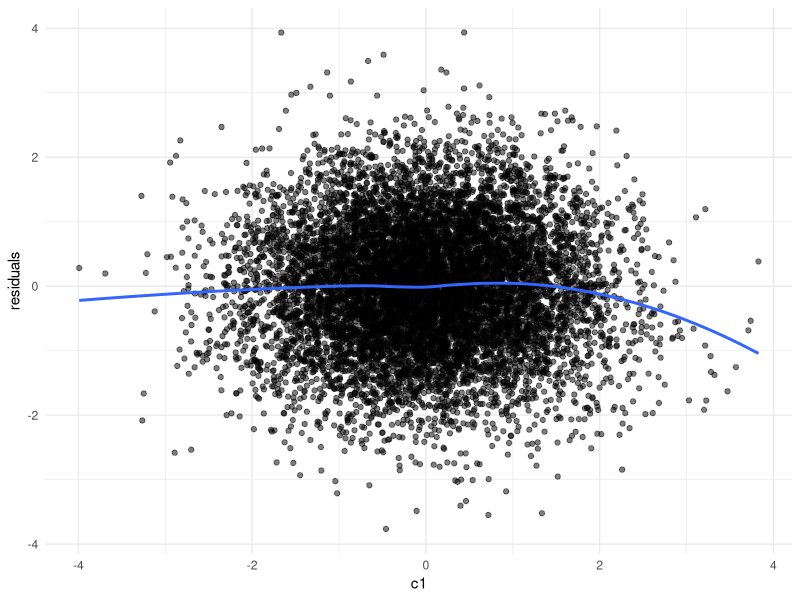

Source code (R): (Note: this script raises an error after producing the figure.)
# reproducibility
set.seed(427) 

# load required libraries
library(mvtnorm)
library(psych)                                             # for descriptives
library(lavaan)                                            # for fitting CLPM
library(tidyverse)

### CLPM parameters ###
N <- 100000                                                # number of people
T <- 5                                                     # number of time points

ax <- 0.25                                                 # effect of X_(t-1) on X_t
ay <- 0.25                                                 # effect of Y_(t-1) on Y_t
bx <- 0.10                                                 # effect of Y_(t-1) on X_t
by <- 0.10                                                 # effect of X_(t-1) on Y_t
rho <- 0.30                                                # residual correlation of innovations
                                                          
# create the path matrix A from these effects
A <- matrix(c(ax, by, 
              bx, ay), 
            nrow = 2, byrow = TRUE)

### confounder parameters ###
k_lin <- 3                                                 # number of "linear" confounders (baseline C1..C3)

# baseline linear effects of confounders on X_t and Y_t
gamma_x_lin <- c(0.30, 0.20, 0.10)                         # effect of confounders on X_t
gamma_y_lin <- c(0.30, 0.20, 0.10)                         # effect of confounders on Y_t

# cutoff for plateau effect
thr <- 1                                                   # cutoff threshold for confounders (in SD units)

# effect of the "excess above the threshold" on X and Y
gamma_x_cut <- -gamma_x_lin                                # plateau for X above threshold
gamma_y_cut <- -gamma_y_lin                                # plateau for Y above threshold

# total number of confounder variables (C and cutoff versions)
k <- k_lin * 2                                             

# simulate exogenous linear confounders
Psi_base <- diag(rep(1, k_lin))                            
U_lin <- rmvnorm(N, 
                 mean  = rep(0, k_lin),                    
                 sigma = Psi_base)                         

colnames(U_lin) <- paste0("c", 1:k_lin)                    # C1, C2, C3

# cutoff confounders: H_j = max(C_j - thr, 0)
U_cut <- pmax(U_lin - thr, 0)
colnames(U_cut) <- paste0("c", 1:k_lin, "_cut")

# combine linear and cutoff confounders into one matrix U
U <- cbind(U_lin, U_cut)                                   # N x k, where k = 2 * k_lin

# empirical varcov matrix
Psi <- cov(U)

# effect vectors including cutoff effects
# order: (C1, C2, C3, H1, H2, H3)
gamma_x <- c(gamma_x_lin, gamma_x_cut)
gamma_y <- c(gamma_y_lin, gamma_y_cut)

### RANDOM WALK FOR BETA_t WITH SHRINKAGE TOWARD B0 ###

# baseline 2 x k effect matrix from all confounders to (X, Y)
B0 <- rbind(gamma_x, gamma_y)                              # 2 x k

# RW mean vector for each coefficient (trend); here zero
RW_mean <- matrix(0, nrow = 2, ncol = k)

# random walk sd and shrinkage toward B0
rw_sd  <- 0.03                                             # step variability
shrink <- 0.10                                             # pull toward B0

Beta_list <- vector("list", T)
Beta_list[[1]] <- B0

# create random walk with shrinkage toward B0
for(t in 2:T){

  # random walk step with mean vector
  step <- matrix(
    rnorm(length(B0), mean = as.vector(RW_mean), sd = rw_sd),
    nrow = 2
  )

  B_prev <- Beta_list[[t-1]]

  # RW step + shrinkage toward B0
  B_new <- B_prev + step + shrink * (B0 - B_prev)

  Beta_list[[t]] <- B_new
}

### varcov matrices ###

# want variance of each variable to be 1
S_target <- diag(2)

# variance contributed by confounders over time:
# S_U_t = B_t * Psi * B_t'
S_U_list <- lapply(Beta_list, function(Bt) Bt %*% Psi %*% t(Bt))
S_U  <- Reduce("+", S_U_list) / length(S_U_list)           # mean across time

# find covariance c between X and Y needed for target residual correlation rho
find_c <- function(A, S_U, rho) {

  f <- function(c) {

    # target stationary covariance of (X_t, Y_t)
    S_target_c <- matrix(c(1, c,
                           c, 1),
                         nrow = 2, byrow = TRUE)
    
    # dynamic part variance
    S_dyn_c <- S_target_c - S_U
    
    # innovation covariance matrix under stationarity
    Sigma_e_c <- S_dyn_c - t(A) %*% S_dyn_c %*% A
    
    # correlation of innovations
    v1 <- Sigma_e_c[1, 1]
    v2 <- Sigma_e_c[2, 2]
    cov12 <- Sigma_e_c[1, 2]
    corr_e <- cov12 / sqrt(v1 * v2)
    
    corr_e - rho
  }

  uniroot(f, interval = c(-0.99, 0.99))$root
}

# required covariance between X and Y
c_stat <- find_c(A, S_U, rho)

# stationary covariance of (X, Y)
S_target <- matrix(c(1, c_stat,
                     c_stat, 1),
                   nrow = 2, byrow = TRUE)

# variance by the dynamic process:
S_dyn <- S_target - S_U
S_dyn <- (S_dyn + t(S_dyn))/2                             # symmetrise

# check positive semidefinite
eS <- eigen(S_dyn)$values
eS[eS < 1e-10]

# innovation covariance matrix
Sigma_e <- S_dyn - t(A) %*% S_dyn %*% A
Sigma_e <- (Sigma_e + t(Sigma_e))/2

# For t = 1, Var([X1,Y1]) = S_U + Sigma_e1 = S_target
Sigma_e1 <- S_dyn
Sigma_e1 <- (Sigma_e1 + t(Sigma_e1))/2

# simulate dynamic process

# t = 1: no lag yet, so Ddyn = e1 with Sigma_e1
Ddyn <- rmvnorm(N,                            
  mean  = c(0,0),                              
  sigma = Sigma_e1)                            

# initialise df with N rows and 2*T + k columns. 2*T for X and Y, k for confounders
df <- matrix(NA, nrow = N, ncol = 2*T + k)
colnames(df) <- c(paste0("x", 1:T),
                  paste0("y", 1:T),
                  colnames(U))

# save the confounders (C1..C3 and H1..H3)
df[, (2*T + 1):(2*T + k)] <- U

# first wave: add direct confounder effects using Beta_list[[1]]
obs1 <- Ddyn + U %*% t(Beta_list[[1]])

df[, 1]    <- obs1[, 1] 
df[, 1+T ] <- obs1[, 2]

# remaining waves: time-varying Beta_list[[i]]
for(i in 2:T){ 

  # simulate the dynamic part
  Ddyn <- Ddyn %*% t(A) + rmvnorm(N, sigma = Sigma_e) 

  # add the direct confounder effects
  obs <- Ddyn + U %*% t(Beta_list[[i]]) 

  # move the data to the dataframe
  df[, i]    <- obs[, 1] 
  df[, i+T ] <- obs[, 2] 
}

df <- as.data.frame(df)

# checks
round(apply(df, 2, var), 3)
sigma <- cov(df)
round(sigma, 3)
describe(df)

# residual nonlinearity check
df_sample <- df[sample(1:nrow(df), 10000), ]
lm_fit    <- lm(x1 ~ c1, data = df_sample)
residuals <- lm_fit$residuals

ggplot(df_sample, aes(x = c1, y = residuals)) +
  geom_point(alpha = 0.5) +
  geom_smooth(method = "loess", se = FALSE) +
  theme_minimal()

# cache data
write.csv(df, file = "Thesis/Code/Data/Data_Sim_plateau_RW_Pop.csv", row.names = FALSE)
